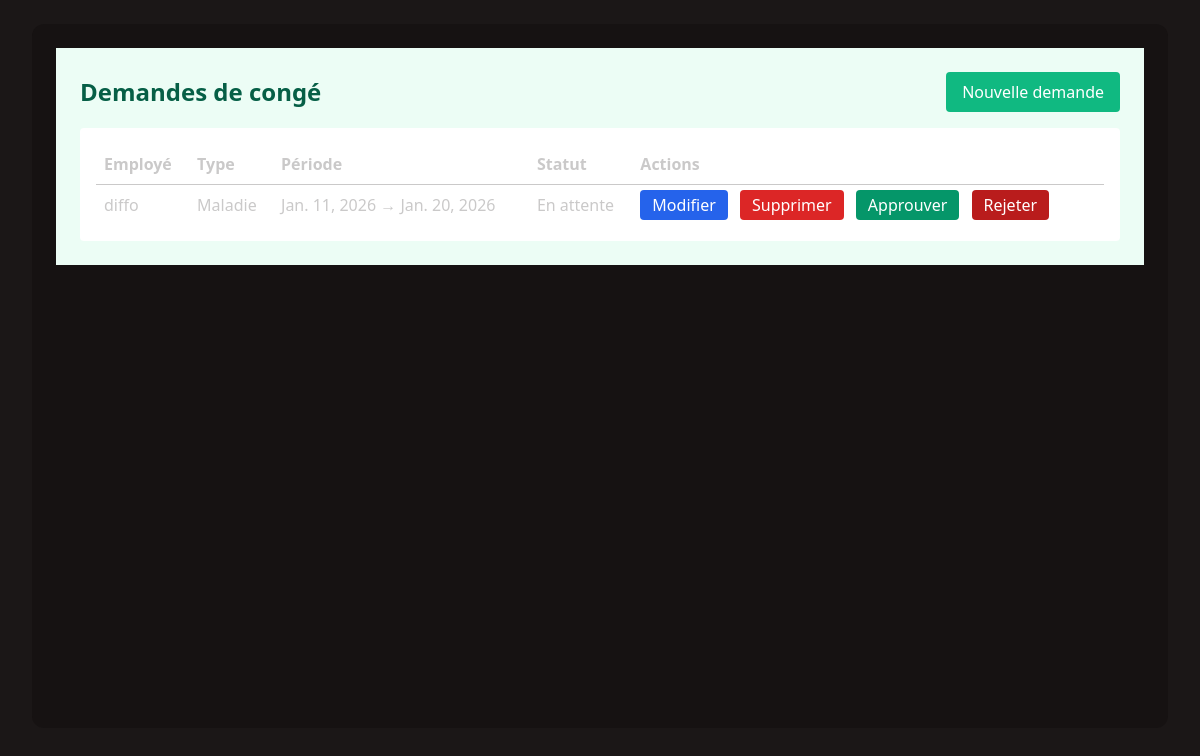
The app's page /leave/ (signed in) with its own data.
### employe/models.py (models this page shows, shortened)
class LeaveRequest(models.Model):
    LEAVE_TYPES = (
        ('annual', 'Congé annuel'),
        ('sick', 'Maladie'),
        ('unpaid', 'Sans solde'),
        ('other', 'Autre'),
    )
    STATUS = (
        ('pending', 'En attente'),
        ('approved', 'Approuvé'),
        ('rejected', 'Rejeté'),
        ('cancelled', 'Annulé'),
    )
    employee = models.ForeignKey(Employe, on_delete=models.CASCADE, related_name='leave_requests')
    start_date = models.DateField()
    end_date = models.DateField()
    type = models.CharField(max_length=20, choices=LEAVE_TYPES)
    reason = models.TextField(blank=True)
    status = models.CharField(max_length=20, choices=STATUS, default='pending')
    approved_by = models.CharField(max_length=120, blank=True)
    created_at = models.DateTimeField(auto_now_add=True)
    class Meta:
        ordering = ['-created_at']

class Employe(models.Model):
    nom = models.CharField(max_length=100)
    email = models.EmailField()
    poste = models.CharField(max_length=100)
    salaire = models.DecimalField(max_digits=10 , decimal_places=2)
    department = models.ForeignKey(Department, null=True, blank=True, on_delete=models.SET_NULL, related_name='employees')
    hire_date = models.DateField(default=timezone.now)

### employe/views.py (the view)
# urls.py: path('leave/', views.leave_list, name='leave_list'),
def leave_list(request):
    if not request.user.is_authenticated:
        messages.error(request, "Veuillez vous connecter.")
        return redirect('login')
    leaves = LeaveRequest.objects.select_related('employee').order_by('-created_at')
    return render(request, 'leave/list.html', {'leaves': leaves})

### employe/templates/leave/list.html (shortened to what this page needs)
{% extends 'employe/base.html' %}
{% block content %}
<div class="p-6" style="background:#ecfdf5;">
  <div class="flex items-center justify-between mb-4">
    <h1 class="text-2xl font-bold" style="color:#065f46;">Demandes de congé</h1>
    <a href="{% url 'leave_create' %}" class="px-4 py-2 rounded text-white" style="background:#10b981;">Nouvelle demande</a>
  </div>
  <div class="bg-white p-4 rounded">
    <table class="w-full">
      <thead>
        <tr>
          <th class="text-left p-2">Employé</th>
          <th class="text-left p-2">Type</th>
          <th class="text-left p-2">Période</th>
          <th class="text-left p-2">Statut</th>
          <th class="text-left p-2">Actions</th>
        </tr>
      </thead>
      <tbody>
        {% for l in leaves %}
          <tr class="border-t">
            <td class="p-2">{{ l.employee.nom }}</td>
            <td class="p-2">{{ l.get_type_display }}</td>
            <td class="p-2">{{ l.start_date }} → {{ l.end_date }}</td>
            <td class="p-2">{{ l.get_status_display }}</td>
            <td class="p-2">
              <a href="{% url 'leave_edit' l.id %}" class="px-3 py-1 rounded text-white" style="background:#2563eb;">Modifier</a>
              <a href="{% url 'leave_delete' l.id %}" class="ml-2 px-3 py-1 rounded text-white" style="background:#dc2626;">Supprimer</a>
              {% if request.user.is_authenticated %}
                {% if request.user.is_staff or request.user.is_superuser %}
                  {% if l.status == 'pending' %}
                    <a href="{% url 'leave_approve' l.id %}" class="ml-2 px-3 py-1 rounded text-white" style="background:#059669;">Approuver</a>
                    <a href="{% url 'leave_reject' l.id %}" class="ml-2 px-3 py-1 rounded text-white" style="background:#b91c1c;">Rejeter</a>
                  {% endif %}
                {% endif %}
              {% endif %}
            </td>
          </tr>
        {% empty %}
          <tr><td class="p-2" colspan="5">Aucune demande.</td></tr>
        {% endfor %}
      </tbody>
    </table>
  </div>
</div>
{% endblock %}

### records on screen
LeaveRequest: employee.nom "diffo", type "Maladie", start_date "Jan. 11, 2026", end_date "Jan. 20, 2026", status "En attente", shows "Approuver"
